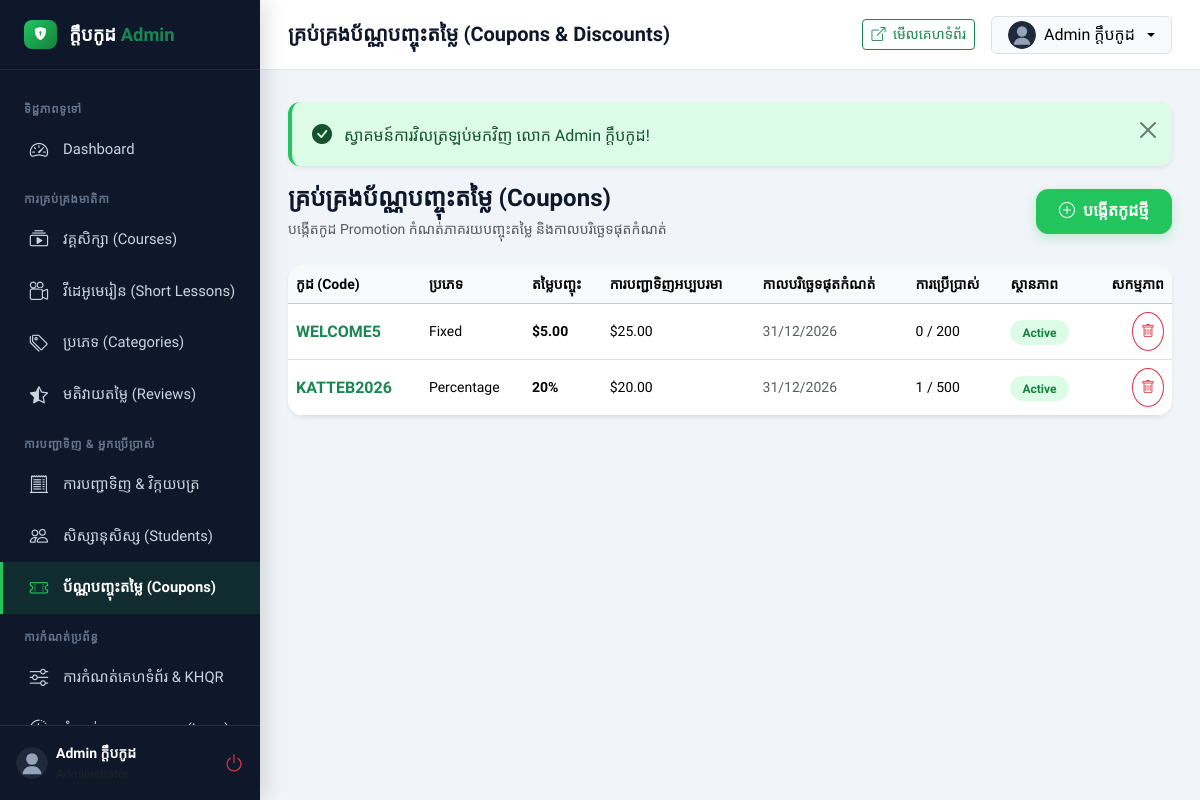
The page /admin/coupons (signed in) on the database its author committed.
### tables this page shows
CREATE TABLE `users` (
    `id` INT UNSIGNED AUTO_INCREMENT PRIMARY KEY,
    `name` VARCHAR(120) NOT NULL,
    `email` VARCHAR(150) NOT NULL UNIQUE,
    `password` VARCHAR(255) NOT NULL,
    `phone` VARCHAR(30) NULL,
    `role` ENUM('student', 'instructor', 'admin') NOT NULL DEFAULT 'student',
    `avatar` VARCHAR(255) NULL,
    `headline` VARCHAR(255) NULL,
    `bio` TEXT NULL,
    `status` ENUM('active', 'inactive') NOT NULL DEFAULT 'active',
    `remember_token` VARCHAR(100) NULL,
    `created_at` TIMESTAMP DEFAULT CURRENT_TIMESTAMP,
    `updated_at` TIMESTAMP DEFAULT CURRENT_TIMESTAMP ON UPDATE CURRENT_TIMESTAMP,
    INDEX `idx_users_role` (`role`),
    INDEX `idx_users_status` (`status`)
);

CREATE TABLE `coupons` (
    `id` INT UNSIGNED AUTO_INCREMENT PRIMARY KEY,
    `code` VARCHAR(50) NOT NULL UNIQUE,
    `discount_type` ENUM('percentage', 'fixed') NOT NULL DEFAULT 'percentage',
    `discount_value` DECIMAL(10, 2) NOT NULL,
    `min_order_amount` DECIMAL(10, 2) NOT NULL DEFAULT 0.00,
    `max_discount_amount` DECIMAL(10, 2) NULL DEFAULT NULL,
    `usage_limit` INT NOT NULL DEFAULT 100,
    `usage_count` INT NOT NULL DEFAULT 0,
    `start_date` DATE NULL,
    `expiry_date` DATE NULL,
    `is_active` TINYINT(1) NOT NULL DEFAULT 1,
    `created_at` TIMESTAMP DEFAULT CURRENT_TIMESTAMP,
    `updated_at` TIMESTAMP DEFAULT CURRENT_TIMESTAMP ON UPDATE CURRENT_TIMESTAMP,
    INDEX `idx_coupons_code` (`code`)
);

### app/Views/admin/coupons/index.php (the view, shortened to what the rows shown need)
<div class="d-flex flex-column flex-md-row justify-content-between align-items-md-center gap-3 mb-4">
    <div>
        <h4 class="fw-bold mb-1">គ្រប់គ្រងប័ណ្ណបញ្ចុះតម្លៃ (Coupons)</h4>
        <p class="text-muted small mb-0">បង្កើតកូដ Promotion កំណត់ភាគរយបញ្ចុះតម្លៃ និងកាលបរិច្ឆេទផុតកំណត់</p>
    </div>
    <button type="button" class="btn btn-primary-katteb" data-bs-toggle="modal" data-bs-target="#addCouponModal">
        <i class="bi bi-plus-circle me-1"></i> បង្កើតកូដថ្មី
    </button>
</div>
<div class="card border-0 shadow-sm rounded-4 bg-white overflow-hidden">
    <div class="table-responsive">
        <table class="table table-hover align-middle mb-0">
            <thead class="table-light">
                <tr class="small text-muted">
                    <th>កូដ (Code)</th>
                    <th>ប្រភេទ</th>
                    <th>តម្លៃបញ្ចុះ</th>
                    <th>ការបញ្ជាទិញអប្បបរមា</th>
                    <th>កាលបរិច្ឆេទផុតកំណត់</th>
                    <th>ការប្រើប្រាស់</th>
                    <th>ស្ថានភាព</th>
                    <th class="text-end">សកម្មភាព</th>
                </tr>
            </thead>
            <tbody>
                <?php if (empty($coupons)): ?>
                    <tr>
                        <td colspan="8" class="text-center py-5 text-muted">មិនទាន់មានកូដបញ្ចុះតម្លៃនៅឡើយទេ</td>
                    </tr>
                <?php else: ?>
                    <?php foreach ($coupons as $cp): ?>
                        <tr>
                            <td><strong class="text-success fs-6"><?= e($cp['code']) ?></strong></td>
                            <td class="small"><?= ucfirst($cp['discount_type']) ?></td>
                            <td class="fw-bold small">
                                <?= $cp['discount_type'] === 'percentage' ? number_format($cp['discount_value'], 0) . '%' : '$' . number_format($cp['discount_value'], 2) ?>
                            </td>
                            <td class="small">$<?= number_format($cp['min_order_amount'], 2) ?></td>
                            <td class="small text-muted"><?= $cp['expiry_date'] ? date('d/m/Y', strtotime($cp['expiry_date'])) : 'គ្មានកំណត់' ?></td>
                            <td class="small"><?= $cp['usage_count'] ?> / <?= $cp['usage_limit'] ?: '∞' ?></td>
                            <td>
                                <span class="badge-status badge-<?= $cp['is_active'] ? 'active' : 'inactive' ?>">
                                    <?= $cp['is_active'] ? 'Active' : 'Inactive' ?>
                                </span>
                            </td>
                            <td class="text-end">
                                <form action="<?= url('/admin/coupons/' . $cp['id'] . '/delete') ?>" method="POST" class="d-inline form-confirm-action" data-confirm-message="តើអ្នកប្រាកដជាចង់លុបកូដនេះមែនទេ?">
                                    <button type="submit" class="btn btn-sm btn-outline-danger rounded-circle p-2" title="លុប">
                                        <i class="bi bi-trash"></i>
                                    </button>
                                </form>
                            </td>
                        </tr>
                    <?php endforeach; ?>
                <?php endif; ?>
            </tbody>
        </table>
    </div>
</div>

### app/Core/Router.php (shortened to what the rows shown need)
<?php
class Router {
    private array $routes = [];
    private array $groupMiddleware = [];
    private string $groupPrefix = '';
    public function group(array $attributes, callable $callback): void {
        $previousPrefix = $this->groupPrefix;
        $previousMiddleware = $this->groupMiddleware;
        if (isset($attributes['prefix'])) {
            $this->groupPrefix = rtrim($this->groupPrefix . '/' . trim($attributes['prefix'], '/'), '/');
        }
        if (isset($attributes['middleware'])) {
            $middlewares = is_array($attributes['middleware']) ? $attributes['middleware'] : [$attributes['middleware']];
            $this->groupMiddleware = array_merge($this->groupMiddleware, $middlewares);
        }
        $this->groupPrefix = $previousPrefix;
        $this->groupMiddleware = $previousMiddleware;
    }
    private function addRoute(string $method, string $path, array|callable $action, array|string $middleware = []): self {
        $fullPath = $this->groupPrefix . '/' . trim($path, '/');
        $fullPath = '/' . trim($fullPath, '/');
        $middlewares = is_array($middleware) ? $middleware : ($middleware ? [$middleware] : []);
        $allMiddlewares = array_merge($this->groupMiddleware, $middlewares);
        $this->routes[] = [
            'method'     => $method,
            'path'       => $fullPath,
            'action'     => $action,
            'middleware' => $allMiddlewares
        ];
        return $this;
    }
    public function dispatch(Request $request): void {
        $method = $request->method();
        $uri = $request->uri();
        foreach ($this->routes as $route) {
            if ($route['method'] !== $method) {
                continue;
            }
            $pattern = preg_replace('/\{([a-zA-Z0-9_]+)\}/', '(?P<$1>[^/]+)', $route['path']);
            $pattern = '#^' . $pattern . '$#';
            if (preg_match($pattern, $uri, $matches)) {
                $params = array_filter($matches, 'is_string', ARRAY_FILTER_USE_KEY);
                foreach ($route['middleware'] as $mw) {
                    $mwInstance = is_string($mw) ? new $mw() : $mw;
                    $result = $mwInstance->handle($request);
                }
                $action = $route['action'];
                if (is_array($action)) {
                    [$controllerClass, $methodName] = $action;
                    $controller = new $controllerClass();
                    call_user_func_array([$controller, $methodName], array_values($params));
                    return;
                }
            }
        }
    }
}

### app/Views/layouts/admin_header.php (shortened to what the rows shown need)
<?php
$currentUser = Auth::user();
$currentUri = parse_url($_SERVER['REQUEST_URI'] ?? '', PHP_URL_PATH);
?>
<!DOCTYPE html>
<html lang="km">
<head>
    <link href="https://cdn.jsdelivr.net/npm/bootstrap@5.3.3/dist/css/bootstrap.min.css" rel="stylesheet">
    <link href="https://cdn.jsdelivr.net/npm/bootstrap-icons@1.11.3/font/bootstrap-icons.min.css" rel="stylesheet">
    <link rel="stylesheet" href="<?= asset('css/style.css') ?>">
    <link rel="stylesheet" href="<?= asset('css/admin.css') ?>">
</head>
<body class="admin-body">
<aside class="admin-sidebar">
    <a href="<?= url('/admin') ?>" class="admin-brand">
        <span class="brand-badge"><i class="bi bi-shield-lock-fill"></i></span>
        <span>ក្តឹបកូដ <span class="text-success">Admin</span></span>
    </a>
    <div class="admin-nav">
        <div class="admin-nav-category">ទិដ្ឋភាពទូទៅ</div>
        <a href="<?= url('/admin') ?>" class="admin-nav-item <?= str_ends_with($currentUri, '/admin') || str_contains($currentUri, '/admin/dashboard') ? 'active' : '' ?>">
            <i class="bi bi-speedometer2"></i> <span>Dashboard</span>
        </a>
        <div class="admin-nav-category">ការគ្រប់គ្រងមាតិកា</div>
        <a href="<?= url('/admin/courses') ?>" class="admin-nav-item <?= str_contains($currentUri, '/admin/courses') && !str_contains($currentUri, '/admin/lessons') ? 'active' : '' ?>">
            <i class="bi bi-collection-play"></i> <span>វគ្គសិក្សា (Courses)</span>
        </a>
        <a href="<?= url('/admin/lessons') ?>" class="admin-nav-item <?= str_contains($currentUri, '/admin/lessons') ? 'active' : '' ?>">
            <i class="bi bi-camera-reels"></i> <span>វីដេអូមេរៀន (Short Lessons)</span>
        </a>
        <a href="<?= url('/admin/categories') ?>" class="admin-nav-item <?= str_contains($currentUri, '/admin/categories') ? 'active' : '' ?>">
            <i class="bi bi-tags"></i> <span>ប្រភេទ (Categories)</span>
        </a>
        <a href="<?= url('/admin/reviews') ?>" class="admin-nav-item <?= str_contains($currentUri, '/admin/reviews') ? 'active' : '' ?>">
            <i class="bi bi-star-half"></i> <span>មតិវាយតម្លៃ (Reviews)</span>
        </a>
        <div class="admin-nav-category">ការបញ្ជាទិញ & អ្នកប្រើប្រាស់</div>
        <a href="<?= url('/admin/orders') ?>" class="admin-nav-item <?= str_contains($currentUri, '/admin/orders') ? 'active' : '' ?>">
            <i class="bi bi-receipt-cutoff"></i> <span>ការបញ្ជាទិញ & វិក្កយបត្រ</span>
        </a>
        <a href="<?= url('/admin/students') ?>" class="admin-nav-item <?= str_contains($currentUri, '/admin/students') ? 'active' : '' ?>">
            <i class="bi bi-people"></i> <span>សិស្សានុសិស្ស (Students)</span>
        </a>
        <a href="<?= url('/admin/coupons') ?>" class="admin-nav-item <?= str_contains($currentUri, '/admin/coupons') ? 'active' : '' ?>">
            <i class="bi bi-ticket-perforated"></i> <span>ប័ណ្ណបញ្ចុះតម្លៃ (Coupons)</span>
        </a>
        <div class="admin-nav-category">ការកំណត់ប្រព័ន្ធ</div>
        <a href="<?= url('/admin/settings') ?>" class="admin-nav-item <?= str_contains($currentUri, '/admin/settings') ? 'active' : '' ?>">
            <i class="bi bi-sliders"></i> <span>ការកំណត់គេហទំព័រ & KHQR</span>
        </a>
        <a href="<?= url('/admin/logs') ?>" class="admin-nav-item <?= str_contains($currentUri, '/admin/logs') ? 'active' : '' ?>">
            <i class="bi bi-clock-history"></i> <span>កំណត់ហេតុសកម្មភាព (Logs)</span>
        </a>
    </div>
    <div class="p-3 border-top border-secondary border-opacity-25 d-flex align-items-center justify-content-between">
        <div class="d-flex align-items-center gap-2 overflow-hidden">
            <img src="<?= asset('images/default-avatar.svg') ?>" class="rounded-circle" width="32" height="32" alt="Admin">
            <div class="text-truncate">
                <div class="small fw-bold text-white text-truncate"><?= e($currentUser['name']) ?></div>
                <div class="text-muted" style="font-size: 0.75rem;">Administrator</div>
            </div>
        </div>
        <a href="<?= url('/logout') ?>" class="text-danger" title="ចាកចេញ"><i class="bi bi-power fs-5"></i></a>
    </div>
</aside>
<div class="admin-main">
    <header class="admin-topbar">
        <div class="d-flex align-items-center gap-3">
            <h5 class="mb-0 fw-bold"><?= e($title ?? 'ផ្ទាំងគ្រប់គ្រង') ?></h5>
        </div>
        <div class="d-flex align-items-center gap-3">
            <a href="<?= url('/') ?>" target="_blank" class="btn btn-sm btn-outline-success">
                <i class="bi bi-box-arrow-up-right me-1"></i> មើលគេហទំព័រ
            </a>
            <div class="dropdown">
                <button class="btn btn-light d-flex align-items-center gap-2 dropdown-toggle py-1 px-3 border" data-bs-toggle="dropdown">
                    <img src="<?= asset('images/default-avatar.svg') ?>" class="rounded-circle" width="28" height="28" alt="Admin">
                    <span><?= e($currentUser['name']) ?></span>
                </button>
            </div>
        </div>
    </header>
    <div class="admin-content-body">
        <?php if (\App\Helpers\Session::hasFlash('success')): ?>
            <div class="alert alert-success alert-dismissible fade show shadow-sm" role="alert">
                <i class="bi bi-check-circle-fill me-2 fs-5"></i>
                <?= e(\App\Helpers\Session::getFlash('success')) ?>
                <button type="button" class="btn-close" data-bs-dismiss="alert"></button>
            </div>
        <?php endif; ?>

### rows shown on the page
users: name "Admin ក្តឹបកូដ"
coupons: code "WELCOME5", discount_type "Fixed", discount_value "5.00", min_order_amount "25.00", expiry_date "31/12/2026", usage_count "0", usage_limit "200", is_active "Active"
coupons: code "KATTEB2026", discount_type "Percentage", discount_value "20", min_order_amount "20.00", expiry_date "31/12/2026", usage_count "1", usage_limit "500", is_active "Active"
